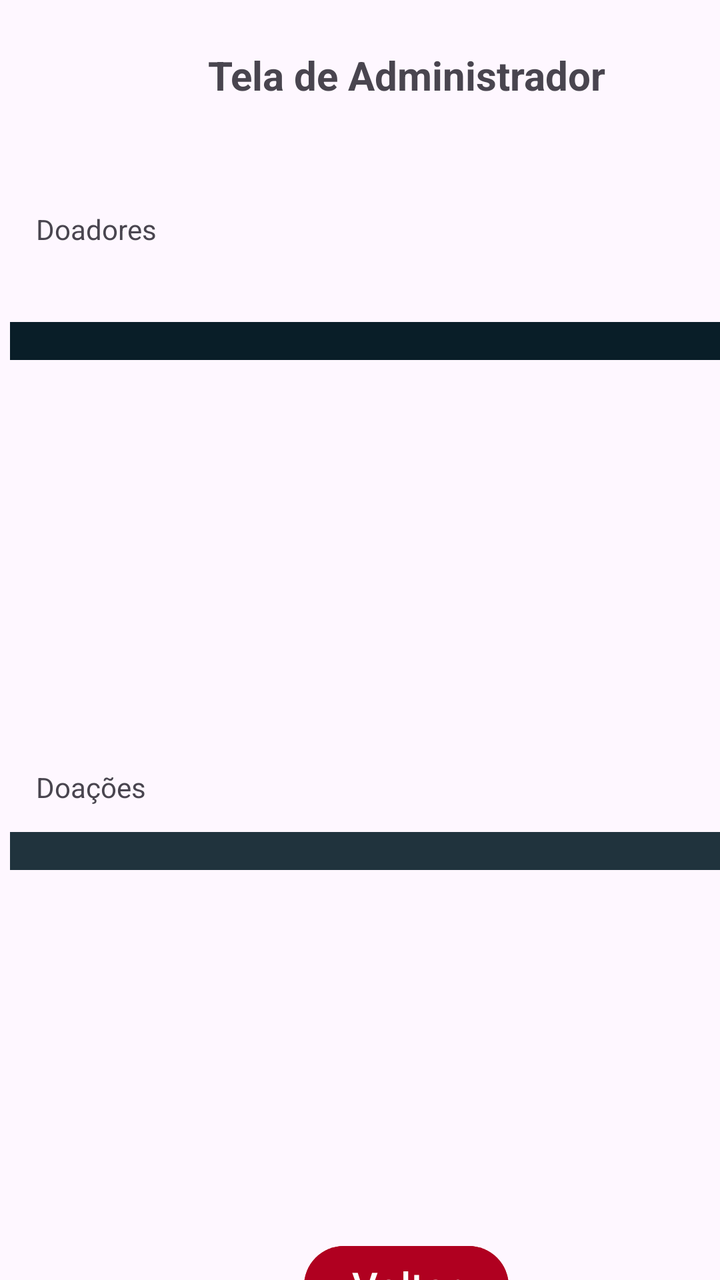
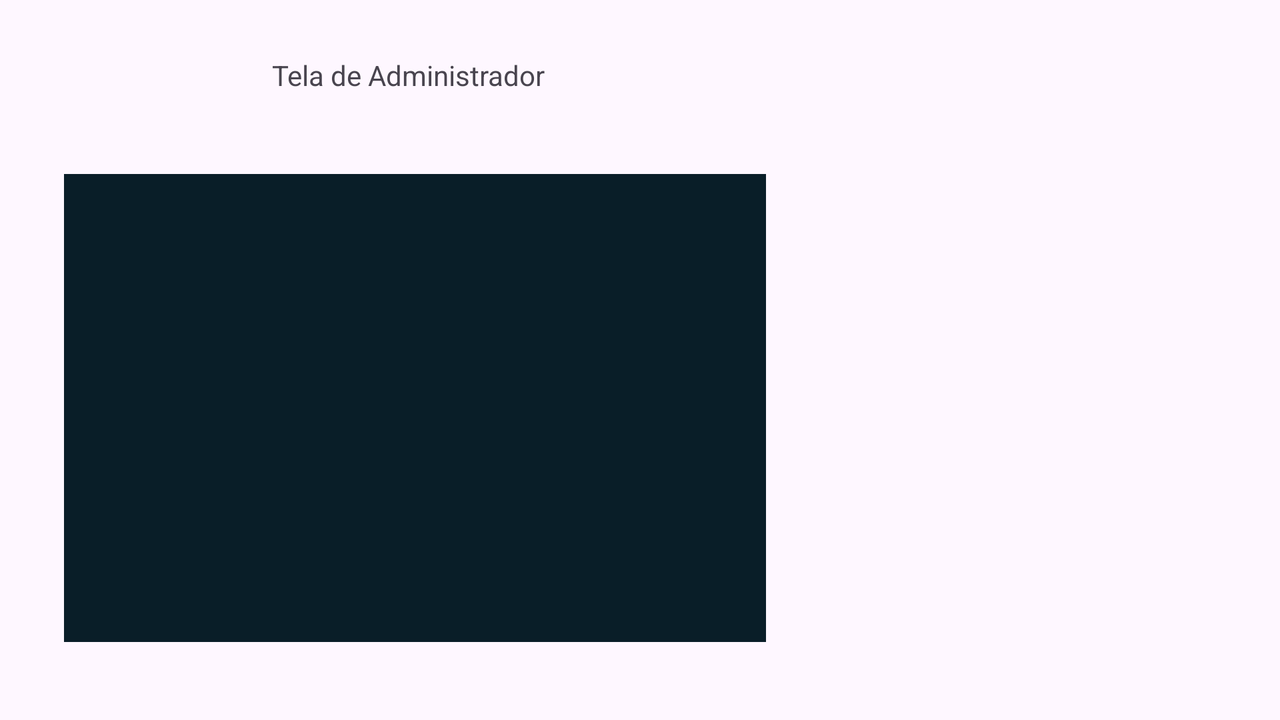

One screen, two layout resources from the same app: the default and the repository's alternative for another configuration. Each is rendered where Android would select it; the XML of both is given below.
<!-- AndroidManifest.xml: application theme Theme.SisONG -->
<!-- res/layout/activity_administrador.xml -->
<?xml version="1.0" encoding="utf-8"?>
<androidx.constraintlayout.widget.ConstraintLayout xmlns:android="http://schemas.android.com/apk/res/android"
    xmlns:app="http://schemas.android.com/apk/res-auto"
    xmlns:tools="http://schemas.android.com/tools"
    android:id="@+id/main"
    android:layout_width="match_parent"
    android:layout_height="match_parent"
    tools:context=".Administrador">

    <TextView
        android:id="@+id/textView3"
        android:layout_width="wrap_content"
        android:layout_height="wrap_content"
        android:layout_marginStart="104dp"
        android:layout_marginTop="24dp"
        android:text="Tela de Administrador"
        android:textSize="20sp"
        android:textStyle="bold"
        app:layout_constraintStart_toStartOf="parent"
        app:layout_constraintTop_toTopOf="parent" />

    <ScrollView
        android:id="@+id/scrollView2"
        android:layout_width="match_parent"
        android:layout_height="200dp"
        android:layout_marginTop="32dp"
        app:layout_constraintStart_toStartOf="parent"
        app:layout_constraintTop_toBottomOf="@+id/textView4">

        <TextView
            android:id="@+id/txtDoadores"
            android:layout_width="match_parent"
            android:layout_height="wrap_content"
            android:layout_marginStart="5dp"
            android:layout_marginTop="5dp"
            android:background="@android:color/system_accent2_900"
            android:textColor="@color/white"
            android:textStyle="bold"
            app:layout_constraintStart_toStartOf="parent"
            app:layout_constraintTop_toBottomOf="@+id/textView3" />
    </ScrollView>

    <ScrollView
        android:id="@+id/scrollView3"
        android:layout_width="match_parent"
        android:layout_height="200dp"
        android:layout_marginTop="8dp"
        app:layout_constraintStart_toStartOf="parent"
        app:layout_constraintTop_toBottomOf="@+id/textView5"
        tools:ignore="MissingConstraints">

        <TextView
            android:id="@+id/txtDoacoes"
            android:layout_width="match_parent"
            android:layout_height="wrap_content"
            android:layout_marginStart="5dp"
            android:layout_marginTop="5dp"
            android:background="@color/material_dynamic_secondary20"
            android:textColor="@color/white"
            android:textStyle="bold"
            app:layout_constraintStart_toStartOf="parent"
            app:layout_constraintTop_toBottomOf="@+id/scrollView2"
            tools:ignore="NotSibling" />
    </ScrollView>

    <TextView
        android:id="@+id/textView4"
        android:layout_width="wrap_content"
        android:layout_height="wrap_content"
        android:layout_marginStart="18dp"
        android:layout_marginTop="105dp"
        android:text="Doadores"
        app:layout_constraintStart_toStartOf="parent"
        app:layout_constraintTop_toTopOf="parent" />

    <TextView
        android:id="@+id/textView5"
        android:layout_width="wrap_content"
        android:layout_height="wrap_content"
        android:layout_marginStart="18dp"
        android:layout_marginTop="28dp"
        android:text="Doações"
        app:layout_constraintStart_toStartOf="parent"
        app:layout_constraintTop_toBottomOf="@+id/scrollView2" />

    <Button
        android:id="@+id/btnVoltarInicio"
        android:layout_width="wrap_content"
        android:layout_height="wrap_content"
        android:layout_marginStart="152dp"
        android:layout_marginTop="8dp"
        android:backgroundTint="@color/design_default_color_error"
        android:text="Voltar"
        android:textSize="20sp"
        app:layout_constraintStart_toStartOf="parent"
        app:layout_constraintTop_toBottomOf="@+id/scrollView3" />


</androidx.constraintlayout.widget.ConstraintLayout>
<!-- resources referenced by this layout -->
<resources>
  <style name="Theme.SisONG" parent="Base.Theme.SisONG" />
  <style name="Base.Theme.SisONG" parent="Theme.Material3.DayNight.NoActionBar">
          
          
      </style>
</resources>
<!-- res/layout-land/activity_administrador.xml (the repository's variant of the layout above) -->
<!-- drawn on the phone turned sideways -->
<?xml version="1.0" encoding="utf-8"?>
<androidx.constraintlayout.widget.ConstraintLayout xmlns:android="http://schemas.android.com/apk/res/android"
    xmlns:app="http://schemas.android.com/apk/res-auto"
    xmlns:tools="http://schemas.android.com/tools"
    android:id="@+id/main"
    android:layout_width="match_parent"
    android:layout_height="match_parent"
    tools:context=".Administrador">

    <TextView
        android:id="@+id/textView3"
        android:layout_width="wrap_content"
        android:layout_height="wrap_content"
        android:layout_marginStart="136dp"
        android:layout_marginTop="28dp"
        android:text="Tela de Administrador"
        app:layout_constraintStart_toStartOf="parent"
        app:layout_constraintTop_toTopOf="parent" />

    <TextView
        android:id="@+id/txtDoadores"
        android:layout_width="351dp"
        android:layout_height="234dp"
        android:layout_marginStart="32dp"
        android:layout_marginTop="40dp"
        android:background="@android:color/system_accent2_900"
        android:textColor="@color/white"
        android:textStyle="bold"
        app:layout_constraintStart_toStartOf="parent"
        app:layout_constraintTop_toBottomOf="@+id/textView3" />

    <TextView
        android:id="@+id/txtDoacoes"
        android:layout_width="348dp"
        android:layout_height="243dp"
        android:layout_marginStart="32dp"
        android:layout_marginTop="100dp"
        android:background="@color/material_dynamic_secondary20"
        android:textColor="@color/white"
        android:textStyle="bold"
        app:layout_constraintStart_toStartOf="parent"
        app:layout_constraintTop_toBottomOf="@+id/txtDoadores" />
</androidx.constraintlayout.widget.ConstraintLayout>
